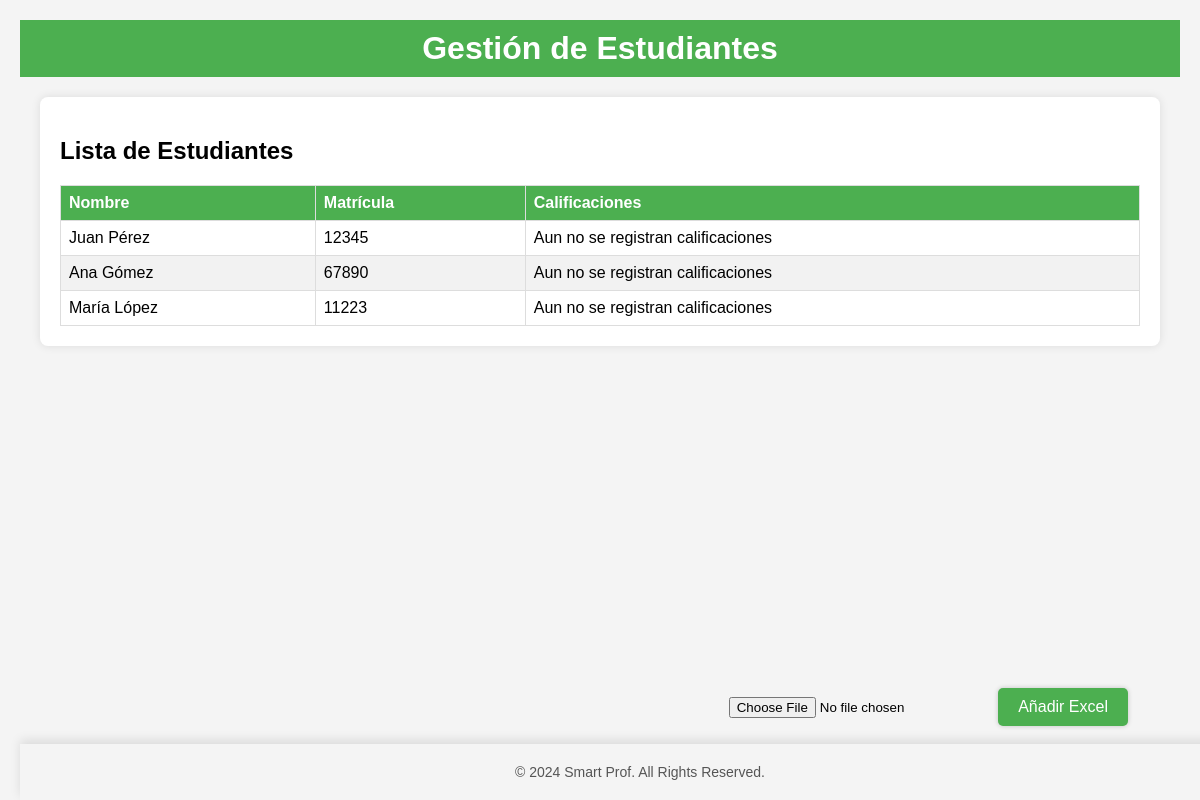
The app's page /auth/estudiantes/8/ with its own data.
### miapp/models.py (models this page shows)
class Estudiante(models.Model):
    nombre=models.CharField(max_length=100)
    matricula=models.IntegerField()
    calificaciones=models.TextField()
    clase=models.ForeignKey(Clase,related_name="clases",on_delete=models.CASCADE)

### miapp/views.py (the view)
# urls.py: path('auth/estudiantes/<int:claseId>/',views.estudiantes,name="estudiantes"),
def estudiantes(request,claseId):
    clase= get_object_or_404(Clase, id=claseId)
    estudiantes = Estudiante.objects.filter(clase=clase)
    return render(request,"auth/estudiantes.html",{"claseId":claseId,"estudiantes":estudiantes})

### miapp/templates/auth/estudiantes.html (shortened to what this page needs)
{% load static %}
<!DOCTYPE html>
<html lang="es">
<head>
    <link rel="stylesheet" href="{% static 'students.css' %}">
</head>
<body>
    <div class="container">
        <header>
            <h1>Gestión de Estudiantes</h1>
        </header>
        <main>
            <section class="student-list">
                <h2>Lista de Estudiantes</h2>
                <table>
                    <thead>
                        <tr>
                            <th>Nombre</th>
                            <th>Matrícula</th>
                            <th>Calificaciones</th>
                        </tr>
                    </thead>
                    <tbody>
                        {% for estudiante in estudiantes %}
                        <tr>
                            <td>{{ estudiante.nombre }}</td>
                            <td>{{ estudiante.matricula }}</td>
                            <td>
                                {% if estudiante.calificaciones %}
                                    {{ estudiante.calificaciones }}
                                {% else %}
                                    Aun no se registran calificaciones
                                {% endif %}
                            </td>
                        </tr>
                        {% endfor %}
                    </tbody>
                </table>
            </section>
        </main>
        <div class="buttons-container">
            <form action="{% url 'subir_excel' %}" method="post" enctype="multipart/form-data" class="upload-form">
                <input type="file" name="excel_file" accept=".xlsx, .xls" class="file-input">
                <button type="submit" class="add">Añadir Excel</button>
            </form>
        </div>
    <footer>
        <p>&copy; 2024 Smart Prof. All Rights Reserved.</p>
    </footer>
</body>
</html>

### miapp/static/students.css (style rules this page uses)
body { font-family: Arial, sans-serif; margin: 0; padding: 0; background-color: #f4f4f4; }
.container { max-width: 1200px; margin: auto; padding: 20px; }
header { background-color: #4CAF50; color: white; padding: 10px 0; text-align: center; }
h1 { margin: 0; }
main { padding: 20px; }
.student-list { background-color: #fff; border-radius: 8px; box-shadow: 0 0 10px rgba(0, 0, 0, 0.1); padding: 20px; }
table { width: 100%; border-collapse: collapse; }
th, td { border: 1px solid #ddd; padding: 8px; text-align: left; }
th { background-color: #4CAF50; color: white; }
tr:nth-child(even) { background-color: #f2f2f2; }
.buttons-container { position: fixed; bottom: 20px; right: 20px; display: flex; gap: 10px; padding: 50px; }
button { background-color: #4CAF50; color: white; border: none; border-radius: 8px; padding: 10px 20px; font-size: 16px; cursor: pointer; box-shadow: 0 0 5px rgba(0, 0, 0, 0.2); }
footer { text-align: center; padding: 20px; background-color: #f4f4f4; font-size: 14px; position: fixed; bottom: 0; width: 100%; color: #555; box-shadow: 0px -4px 10px rgba(0, 0, 0, 0.1); }
footer p { margin: 0; }
button.add { background-color: #4CAF50; border: none; color: white; padding: 10px 20px; text-align: center; text-decoration: none; display: inline-block; font-size: 16px; margin: 4px 2px; cursor: pointer; border-radius: 5px; transition: background-color 0.3s; }
input[type="file"] { display: inline-block; margin-right: 10px; }

### records on screen
Estudiante: nombre "Juan Pérez", matricula "12345", calificaciones "Aun no se registran calificaciones"
Estudiante: nombre "Ana Gómez", matricula "67890", calificaciones "Aun no se registran calificaciones"
Estudiante: nombre "María López", matricula "11223", calificaciones "Aun no se registran calificaciones"
